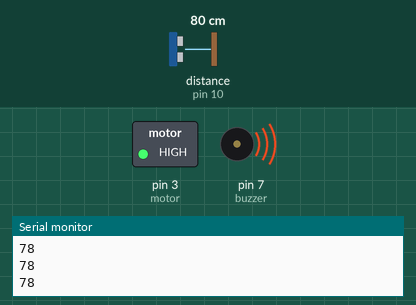
This sketch was run on a simulated Arduino Uno, built with avr-gcc and run on an emulated ATmega328P. Parts: switched loads named in the sketch (green lamp = pin HIGH), buzzer (waves = sounding), the last lines printed to the serial monitor. Wiring (inferred from the names in the program): ultrasonic range finder: trigger pin 9; echo pin 10. Inputs (shaded band) come from the test bench; at power-on: distance to the obstacle (sensor on pin 10) 80 cm. The echo pulse lasts 58.3 µs per cm; pins used as bus, display or sensor lines are not drawn.

Above: at 1.2 s.
1.3 s: distance to the obstacle (sensor on pin 10) set to 120 cm
At 1.68 s:
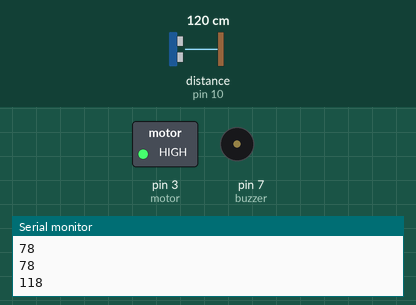
At 2.29 s:
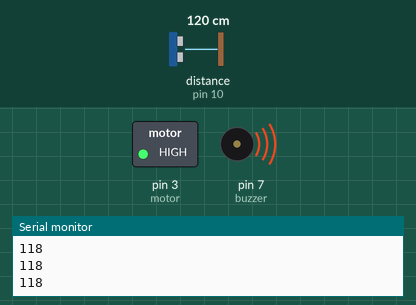
4.3 s: distance to the obstacle (sensor on pin 10) set to 2 cm
Timing chart, 0 to 13.3 s (numbered marks = the images above; inputs shaded):
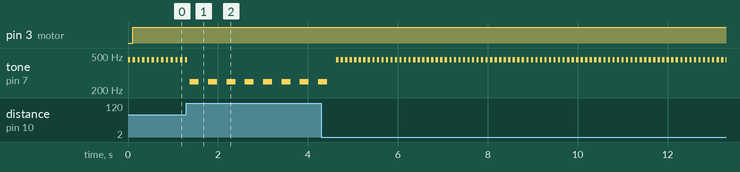

Measured:
- by itself, tone on pin 7 (buzzer): repeats every 0.10 s: 450 Hz 0.05 s, silent 0.05 s

The sketch:

SENSEScode.ino
```cpp
#define echo 10
#define trig 9
int motor = 3;
int buzzer=7;
long distance;
long time;
void setup()
{
  pinMode(trig, OUTPUT);
  pinMode(echo, INPUT);
  pinMode(buzzer, OUTPUT);
  pinMode(motor, OUTPUT);
  Serial.begin(9600);
}

void loop()
{
  digitalWrite(trig, HIGH);
  delayMicroseconds(2);
  digitalWrite(trig, LOW);
  time = pulseIn(echo,HIGH);
  delayMicroseconds(10);
  distance = time*0.034/2;
  Serial.println(distance);
  if (distance <=100)
  {
    tone(buzzer,450);
    delay(50);
    noTone(buzzer);
    delay(50);
    digitalWrite(3,HIGH);
  }
  if (distance >=100 & distance <=200)
  {
    tone(buzzer,250);
    delay(200);
    noTone(buzzer);
    delay(200);
    digitalWrite(3,HIGH);
  }
   if (distance >=200 & distance <=300)
  {
    tone(buzzer,50);
    delay(500);
    noTone(buzzer);
    delay(500);
    digitalWrite(motor,HIGH);
  }
}
```
